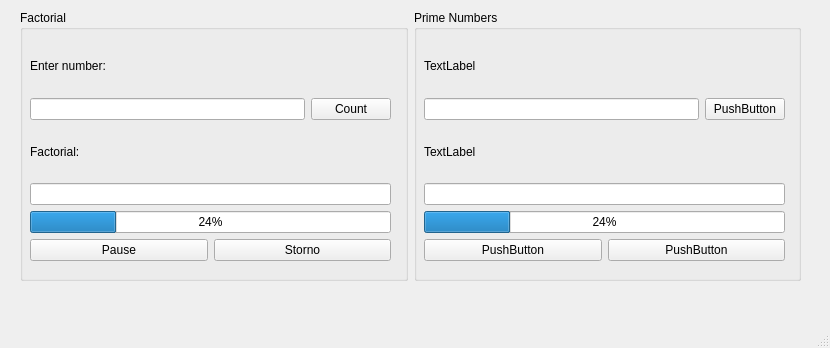
<?xml version="1.0" encoding="UTF-8"?>
<ui version="4.0">
 <class>MainWindow</class>
 <widget class="QMainWindow" name="MainWindow">
  <property name="geometry">
   <rect>
    <x>0</x>
    <y>0</y>
    <width>830</width>
    <height>348</height>
   </rect>
  </property>
  <property name="windowTitle">
   <string>MainWindow</string>
  </property>
  <widget class="QWidget" name="centralwidget">
   <widget class="QWidget" name="layoutWidget">
    <property name="geometry">
     <rect>
      <x>20</x>
      <y>10</y>
      <width>781</width>
      <height>271</height>
     </rect>
    </property>
    <layout class="QHBoxLayout" name="horizontalLayout_5">
     <item>
      <widget class="QGroupBox" name="groupBox">
       <property name="title">
        <string>Factorial</string>
       </property>
       <widget class="QWidget" name="layoutWidget">
        <property name="geometry">
         <rect>
          <x>10</x>
          <y>30</y>
          <width>361</width>
          <height>221</height>
         </rect>
        </property>
        <layout class="QVBoxLayout" name="verticalLayout">
         <item>
          <widget class="QLabel" name="label">
           <property name="text">
            <string>Enter number:</string>
           </property>
          </widget>
         </item>
         <item>
          <layout class="QHBoxLayout" name="horizontalLayout">
           <item>
            <widget class="QLineEdit" name="factorialInput"/>
           </item>
           <item>
            <widget class="QPushButton" name="countFactorial">
             <property name="text">
              <string>Count</string>
             </property>
            </widget>
           </item>
          </layout>
         </item>
         <item>
          <widget class="QLabel" name="label_2">
           <property name="text">
            <string>Factorial:</string>
           </property>
          </widget>
         </item>
         <item>
          <widget class="QLineEdit" name="factorialResult">
           <property name="readOnly">
            <bool>true</bool>
           </property>
          </widget>
         </item>
         <item>
          <widget class="QProgressBar" name="progressBar">
           <property name="value">
            <number>24</number>
           </property>
          </widget>
         </item>
         <item>
          <layout class="QHBoxLayout" name="horizontalLayout_2">
           <item>
            <widget class="QPushButton" name="pauseFactorial">
             <property name="text">
              <string>Pause</string>
             </property>
            </widget>
           </item>
           <item>
            <widget class="QPushButton" name="stornoFactorial">
             <property name="text">
              <string>Storno</string>
             </property>
            </widget>
           </item>
          </layout>
         </item>
        </layout>
       </widget>
      </widget>
     </item>
     <item>
      <widget class="QGroupBox" name="groupBox_2">
       <property name="title">
        <string>Prime Numbers</string>
       </property>
       <widget class="QWidget" name="layoutWidget">
        <property name="geometry">
         <rect>
          <x>10</x>
          <y>30</y>
          <width>361</width>
          <height>221</height>
         </rect>
        </property>
        <layout class="QVBoxLayout" name="verticalLayout_2">
         <item>
          <widget class="QLabel" name="label_3">
           <property name="text">
            <string>TextLabel</string>
           </property>
          </widget>
         </item>
         <item>
          <layout class="QHBoxLayout" name="horizontalLayout_3">
           <item>
            <widget class="QLineEdit" name="lineEdit_3"/>
           </item>
           <item>
            <widget class="QPushButton" name="pushButton_4">
             <property name="text">
              <string>PushButton</string>
             </property>
            </widget>
           </item>
          </layout>
         </item>
         <item>
          <widget class="QLabel" name="label_4">
           <property name="text">
            <string>TextLabel</string>
           </property>
          </widget>
         </item>
         <item>
          <widget class="QLineEdit" name="lineEdit_4">
           <property name="readOnly">
            <bool>true</bool>
           </property>
          </widget>
         </item>
         <item>
          <widget class="QProgressBar" name="progressBar_2">
           <property name="value">
            <number>24</number>
           </property>
          </widget>
         </item>
         <item>
          <layout class="QHBoxLayout" name="horizontalLayout_4">
           <item>
            <widget class="QPushButton" name="pushButton_5">
             <property name="text">
              <string>PushButton</string>
             </property>
            </widget>
           </item>
           <item>
            <widget class="QPushButton" name="pushButton_6">
             <property name="text">
              <string>PushButton</string>
             </property>
            </widget>
           </item>
          </layout>
         </item>
        </layout>
       </widget>
      </widget>
     </item>
    </layout>
   </widget>
  </widget>
  <widget class="QMenuBar" name="menubar">
   <property name="geometry">
    <rect>
     <x>0</x>
     <y>0</y>
     <width>830</width>
     <height>26</height>
    </rect>
   </property>
  </widget>
  <widget class="QStatusBar" name="statusbar"/>
 </widget>
 <resources/>
 <connections/>
</ui>
